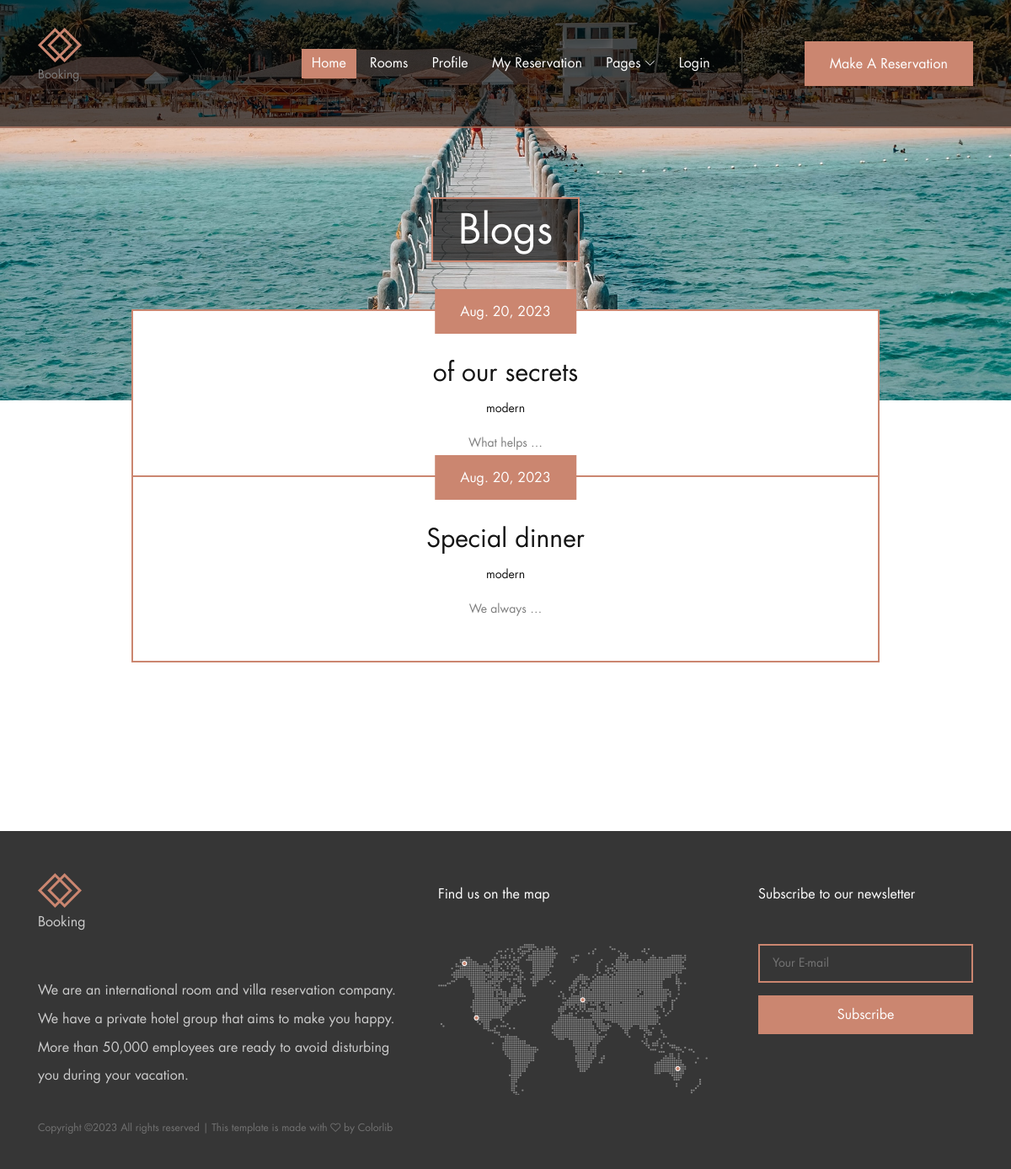
Screenshot of /blog/ with the database file from the repository.
### settings/models.py (models this page shows, shortened)
class Settings(models.Model):
    site_name = models.CharField(max_length=50)
    logo = models.ImageField(upload_to="home_page/")
    email = models.EmailField(max_length=254)
    image = models.ForeignKey(
        "Image",
        related_name="home_page_image",
        on_delete=models.CASCADE,
        null=True,
        blank=True,
    )
    phone_number = models.CharField(max_length=20)
    description = models.TextField(max_length=200)
    address = models.CharField(max_length=500, default="Egypt")
    fb_link = models.URLField(max_length=200)
    tw_link = models.URLField(max_length=200)
    in_link = models.URLField(max_length=200)
    address_2 = models.CharField(max_length=300, default="Egypt")

### blog/models.py (models this page shows, shortened)
class Post(models.Model):
    author = models.ForeignKey(
        User, related_name="post_author", on_delete=models.CASCADE
    )
    title = models.CharField(max_length=150, unique=True)
    image = models.ImageField(upload_to="post/")
    tag = TaggableManager()
    created_at = models.DateTimeField(default=timezone.now)
    residency_programme = models.TextField(max_length=10000)
    category = models.ForeignKey(
        "Category", related_name="post_category", on_delete=models.CASCADE
    )
    slug = models.SlugField(null=True, blank=True)
    def get_absolute_url(self):
        return reverse("blog:post_detail", kwargs={"slug": self.slug})

class Category(models.Model):
    name = models.CharField(max_length=100)
    def __str__(self):
        return self.name

### blog/views.py (the view)
# urls.py: path("", views.post_list, name="post_list"),
def post_list(request):
    posts = Post.objects.all()
    return render(request, "blog/post_list.html", {"posts": posts})

### blog/templates/blog/post_list.html (shortened to what this page needs)
{% extends 'base.html' %}
{% load static %}
{% block body %}
    <section class="breadcumb-area bg-img d-flex align-items-center justify-content-center" style="background-image: url({% static 'img/bg-img/bg-7.jpg'%} );">
        <div class="bradcumbContent">
            <h2>Blogs</h2>
        </div>
    </section>
    <div class="book-now-area">
        <div class="container">
            <div class="row justify-content-center">
                <div class="col-12 col-lg-10">
                </div>
            </div>
        </div>
    </div>
    <div class="blog-area section-padding-0-100">
        <div class="container">
            <div class="row">
                <div class="col-12">
                    <div class="palatin-blog-posts">
                    {% for post in posts %}
                        <div class="single-blog-post mb-100 wow fadeInUp" data-wow-delay="100ms">
                            <div class="blog-post-thumb">
                            </div>
                            <div class="post-content">
                                <a href="{{post.get_absolute_url}}" class="post-date btn palatin-btn">{{post.created_at|date}}</a>
                                <a href="{{post.get_absolute_url}}" class="post-title">{{post.title}}</a>
                                <div class=" d-flex justify-content-center">
                                    <a href="{{post.get_absolute_url}}" class="post-catagory">{{post.category}}</a>
                                </div>
                                <p>{{post.residency_programme|safe|truncatewords:2}}</p>
                            </div>
                        </div>
                    {% endfor %}
                    </div>
                </div>
                </div>
            </div>
        </div>
{% endblock body %}

### templates/base.html (shortened to what this page needs)
{% load static %}
<!DOCTYPE html>
<html lang="en">
<head>
    <link rel="stylesheet" href="{% static 'style.css' %}">
</head>
<body>
    <header class="header-area">
        <div class="palatin-main-menu">
            <div class="classy-nav-container breakpoint-off">
                <div class="container">
                    <nav class="classy-navbar justify-content-between" id="palatinNav">
                        <a href="{%url 'settings:home' %}" class="nav-brand"><img src="{{my_footer.logo.url}}" alt="My image"><p>Booking</p></a>
                        <div class="classy-menu">
                            <div class="classynav">
                                <ul>
                                    <li class="active"><a href="{%url 'settings:home' %}">Home</a></li>
                                    <li><a href="{%url 'unit:unit_list' %}">Rooms</a></li>
                                    <li><a href="{%url 'accounts:profile'%}">Profile</a></li>
                                    <li><a href="{%url 'accounts:my_reservation'%}">My Reservation</a></li>
                                    <li><a href="#">Pages</a>
                                    </li>
                                {% if request.user.is_authenticated %}
                                {% else %}
                                    <li><a href="{%url 'login'%}">Login</a></li>
                                {% endif %}
                                </ul>
                                <div class="menu-btn">
                                    <a href="{%url 'unit:unit_list' %}" class="btn palatin-btn">Make a Reservation</a>
                                </div>
                            </div>
                        </div>
                    </nav>
                </div>
            </div>
        </div>
    </header>
    {% block body %}
    {% endblock body %}
    <footer class="footer-area">
        <div class="container">
            <div class="row">
                <div class="col-12 col-lg-5">
                    <div class="footer-widget-area mt-50">
                        <a href="{%url 'settings:home' %}" class="d-block mb-5"><img src="{{my_footer.logo.url}}" alt=""><p>Booking</p></a>
                        <p>We are an international room and villa reservation company. We have a private hotel group that aims to make you happy.
                            More than 50,000 employees are ready to avoid disturbing you during your vacation. </p>
                    </div>
                </div>
                <div class="col-12 col-md-6 col-lg-4">
                    <div class="footer-widget-area mt-50">
                        <h6 class="widget-title mb-5">Find us on the map</h6>
                        <img src="{%static 'img/bg-img/footer-map.png' %}" alt="">
                    </div>
                </div>
                <div class="col-12 col-md-6 col-lg-3">
                    <div class="footer-widget-area mt-50">
                        <h6 class="widget-title mb-5">Subscribe to our newsletter</h6>
                        <form action="#" method="post" class="subscribe-form">
                            <input type="email" name="subscribe-email" id="subscribeemail" placeholder="Your E-mail">
                            <button type="submit">Subscribe</button>
                        </form>
                    </div>
                </div>
                <div class="col-12">
                    <div class="copywrite-text mt-30">
                        <p><a href="#">
Copyright &copy;<script>document.write(new Date().getFullYear());</script> All rights reserved | This template is made with <i class="fa fa-heart-o" aria-hidden="true"></i> by <a href="https://colorlib.com" target="_blank">Colorlib</a>
</p>
                    </div>
                </div>
            </div>
        </div>
    </footer>
</body>
</html>

### static/style.css (style rules this page uses)
* { margin: 0; padding: 0; }
body { font-family: "FuturaLT-Book"; font-size: 14px; }
h1, h2, h3, h4, h5, h6 { color: #363636; line-height: 1.3; font-weight: 400; }
p { color: #7d7d7d; font-size: 14px; line-height: 2.1; font-weight: 400; }
a, a:hover, a:focus { -webkit-transition-duration: 500ms; transition-duration: 500ms; text-decoration: none; outline: 0 solid transparent; color: #141414; font-weight: 400; font-size: 14px; }
ul, ol { margin: 0; }
ul li, ol li { list-style: none; }
img { height: auto; max-width: 100%; }
.mt-30 { margin-top: 30px !important; }
.mt-50 { margin-top: 50px !important; }
.mb-100 { margin-bottom: 100px !important; }
.section-padding-0-100 { padding-top: 0; padding-bottom: 100px; }
.bg-img { background-position: center center; background-size: cover; background-repeat: no-repeat; }
.palatin-btn { background-color: #cb8670; -webkit-transition-duration: 500ms; transition-duration: 500ms; position: relative; z-index: 1; display: inline-block; min-width: 123px; height: 53px; color: #ffffff; border: none; border-radius: 0; padding: 0 30px; font-size: 16px; line-height: 53px; text-transform: capitalize; }
.header-area { position: absolute; z-index: 100; width: 100%; top: 0; left: 0; z-index: 1000; }
.header-area .palatin-main-menu { position: relative; width: 100%; background-color: rgba(0, 0, 0, 0.63); border-bottom: 2px solid rgba(203, 134, 112, 0.63); }
.header-area .palatin-main-menu .classy-nav-container { background-color: transparent; }
.header-area .palatin-main-menu .classy-navbar { -webkit-transition-duration: 300ms; transition-duration: 300ms; background-color: transparent; height: 150px; padding: 0; }
.header-area .palatin-main-menu .classy-navbar .classynav ul li a { text-transform: capitalize; color: #ffffff; font-size: 16px; background-color: transparent; }
.header-area .palatin-main-menu .classy-navbar .classynav ul li.active a { color: #ffffff; background-color: #cb8670; }
.header-area .palatin-main-menu .classy-navbar .classynav ul li.megamenu-item > a::after, .header-area .palatin-main-menu .classy-navbar .classynav ul li.has-down > a::after { color: #ffffff; }
.header-area .palatin-main-menu .classy-navbar .menu-btn { margin-left: 100px; }
.header-area .palatin-main-menu .classy-navbar .menu-btn a { color: #ffffff; font-size: 16px; }
.book-now-area { position: relative; z-index: 100; margin-bottom: 15px; }
.footer-area { position: relative; z-index: 1; background-color: #363636; padding-bottom: 40px; }
.footer-area .footer-widget-area p { color: #cccccc; font-size: 16px; margin-bottom: 0; }
.footer-area .footer-widget-area .widget-title { padding-top: 15px; color: #ffffff; font-weight: 400; }
.footer-area .footer-widget-area .subscribe-form { position: relative; z-index: 1; }
.footer-area .footer-widget-area .subscribe-form input { width: 100%; height: 46px; background-color: transparent; border: 2px solid #cb8670; padding: 0 15px; color: #ffffff; }
.footer-area .footer-widget-area .subscribe-form button { -webkit-transition-duration: 500ms; transition-duration: 500ms; width: 100%; height: 46px; border: none; font-size: 16px; margin-top: 15px; color: #ffffff; cursor: pointer; background-color: #cb8670; }
.footer-area .copywrite-text { position: relative; z-index: 1; }
.footer-area .copywrite-text p { margin-bottom: 0; line-height: 1.5; font-size: 12px; color: rgba(204, 204, 204, 0.4); }
.footer-area .copywrite-text p a { font-size: 12px; color: rgba(204, 204, 204, 0.4); }
.breadcumb-area { position: relative; z-index: 10; width: 100%; height: 475px; }
.breadcumb-area .bradcumbContent { margin-top: 70px; }
.breadcumb-area .bradcumbContent h2 { font-size: 48px; color: #ffffff; margin-bottom: 0; padding: 5px 30px; border: 2px solid #cb8670; background-color: rgba(0, 0, 0, 0.63); }
.single-blog-post { position: relative; z-index: 10; }
.single-blog-post .blog-post-thumb { position: relative; z-index: 1; }
.single-blog-post .post-content { position: relative; z-index: 1; width: 80%; border: 2px solid #cb8670; padding: 50px 40px 30px; left: 10%; text-align: center; margin-top: -145px; background-color: #ffffff; }
.single-blog-post .post-content .post-date { position: absolute; left: 50%; top: -26.5px; -webkit-transform: translateX(-50%); transform: translateX(-50%); }
.single-blog-post .post-content .post-title { font-size: 30px; display: block; margin-bottom: 10px; }

### rows the page displays
Settings: logo (picture)
Post: created_at "Aug. 20, 2023", title "of our secrets", category "modern", residency_programme "What helps …"
Post: created_at "Aug. 20, 2023", title "Special dinner", category "modern", residency_programme "We always …"
